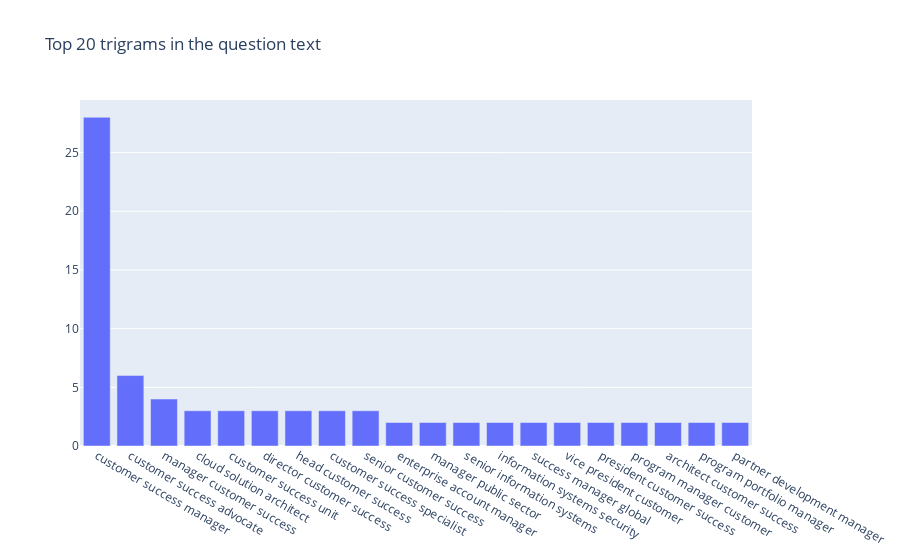

Notebook code cell kept with this figure:
### Code cell
def get_top_n_trigram(corpus, n=None):
    vec = CountVectorizer(ngram_range=(3, 3), stop_words='english').fit(corpus)
    bag_of_words = vec.transform(corpus)
    sum_words = bag_of_words.sum(axis=0) 
    words_freq = [(word, sum_words[0, idx]) for word, idx in vec.vocabulary_.items()]
    words_freq =sorted(words_freq, key = lambda x: x[1], reverse=True)
    return words_freq[:n]
common_words = get_top_n_trigram(df_clean['prev_title_1'], 20)
df4 = pd.DataFrame(common_words, columns = ['trigram' , 'count'])

fig = go.Figure([go.Bar(x=df4['trigram'], y=df4['count'])])
fig.update_layout(title=go.layout.Title(text="Top 20 trigrams in the question text"))
fig.show()

### Figure 1 — Plotly figure (JSON) as saved in the notebook; plotly's stock layout.template omitted (floating-point values rounded to 4 significant figures)
{"data": [{"type": "bar", "x": ["customer success manager", "customer success advocate", "manager customer success", "cloud solution architect", "customer success unit", "director customer success", "head customer success", "customer success specialist", "senior customer success", "enterprise account manager", "manager public sector", "senior information systems", "information systems security", "success manager global", "vice president customer", "president customer success", "program manager customer", "architect customer success", "program portfolio manager", "partner development manager"], "y": [28, 6, 4, 3, 3, 3, 3, 3, 3, 2, 2, 2, 2, 2, 2, 2, 2, 2, 2, 2]}], "layout": {"title": {"text": "Top 20 trigrams in the question text"}}}
